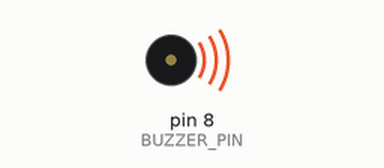
A sketch run on a simulated Arduino Uno, built with avr-gcc and run on an emulated ATmega328P. On the bench: buzzer (waves = sounding).

Above: at 2.1 s.
At 2.52 s:
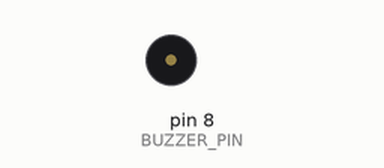
Timing chart, 0 to 6.0 s (numbered marks = the images above):
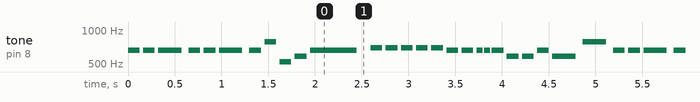

Measured:
- by itself, tone on pin 8 (BUZZER_PIN): plays 659 Hz for 0.13 s, 659 Hz for 0.13 s, 659 Hz for 0.25 s, 659 Hz for 0.13 s, 659 Hz for 0.13 s, 659 Hz for 0.25 s … (652 notes in this stretch)

The sketch:

Xmas.ino
```cpp
#include "pitches.h"

#define BUZZER_PIN 8

int melody[] = {
  NOTE_E5, NOTE_E5, NOTE_E5,
  NOTE_E5, NOTE_E5, NOTE_E5,
  NOTE_E5, NOTE_G5, NOTE_C5, NOTE_D5,
  NOTE_E5,
  NOTE_F5, NOTE_F5, NOTE_F5, NOTE_F5,
  NOTE_F5, NOTE_E5, NOTE_E5, NOTE_E5, NOTE_E5,
  NOTE_E5, NOTE_D5, NOTE_D5, NOTE_E5,
  NOTE_D5, NOTE_G5
};

int durations[] = {
  8, 8, 4,
  8, 8, 4,
  8, 8, 8, 8,
  2,
  8, 8, 8, 8,
  8, 8, 8, 16, 16,
  8, 8, 8, 8,
  4, 4
};

void setup()
{
  pinMode(BUZZER_PIN, OUTPUT);
}

void loop()
{
  int size = sizeof(durations) / sizeof(int);

  for (int note = 0; note < size; note++) {
    //to calculate the note duration, take one second divided by the note type.
    //e.g. quarter note = 1000 / 4, eighth note = 1000/8, etc.
    int duration = 1000 / durations[note];
    tone(BUZZER_PIN, melody[note], duration);

    //to distinguish the notes, set a minimum time between them.
    //the note's duration + 30% seems to work well:
    int pauseBetweenNotes = duration * 1.30;
    delay(pauseBetweenNotes);

    //stop the tone playing:
    noTone(BUZZER_PIN);
  }
}
```

pitches.h
```cpp
/*************************************************

 * Public Constants

 *************************************************/

#define REST      0
#define NOTE_B0  31
#define NOTE_C1  33
#define NOTE_CS1 35
#define NOTE_D1  37
#define NOTE_DS1 39
#define NOTE_E1  41
#define NOTE_F1  44
#define NOTE_FS1 46
#define NOTE_G1  49
#define NOTE_GS1 52
#define NOTE_A1  55
#define NOTE_AS1 58
#define NOTE_B1  62
#define NOTE_C2  65
#define NOTE_CS2 69
#define NOTE_D2  73
#define NOTE_DS2 78
#define NOTE_E2  82
#define NOTE_F2  87
#define NOTE_FS2 93
#define NOTE_G2  98
#define NOTE_GS2 104
#define NOTE_A2  110
#define NOTE_AS2 117
#define NOTE_B2  123
#define NOTE_C3  131
#define NOTE_CS3 139
#define NOTE_D3  147
#define NOTE_DS3 156
#define NOTE_E3  165
#define NOTE_F3  175
#define NOTE_FS3 185
#define NOTE_G3  196
#define NOTE_GS3 208
#define NOTE_A3  220
#define NOTE_AS3 233
#define NOTE_B3  247
#define NOTE_C4  262
#define NOTE_CS4 277
#define NOTE_D4  294
#define NOTE_DS4 311
#define NOTE_E4  330
#define NOTE_F4  349
#define NOTE_FS4 370
#define NOTE_G4  392
#define NOTE_GS4 415
#define NOTE_A4  440
#define NOTE_AS4 466
#define NOTE_B4  494
#define NOTE_C5  523
#define NOTE_CS5 554
#define NOTE_D5  587
#define NOTE_DS5 622
#define NOTE_E5  659
#define NOTE_F5  698
#define NOTE_FS5 740
#define NOTE_G5  784
#define NOTE_GS5 831
#define NOTE_A5  880
#define NOTE_AS5 932
#define NOTE_B5  988
#define NOTE_C6  1047
#define NOTE_CS6 1109
#define NOTE_D6  1175
#define NOTE_DS6 1245
#define NOTE_E6  1319
#define NOTE_F6  1397
#define NOTE_FS6 1480
#define NOTE_G6  1568
#define NOTE_GS6 1661
#define NOTE_A6  1760
#define NOTE_AS6 1865
#define NOTE_B6  1976
#define NOTE_C7  2093
#define NOTE_CS7 2217
#define NOTE_D7  2349
#define NOTE_DS7 2489
#define NOTE_E7  2637
#define NOTE_F7  2794
#define NOTE_FS7 2960
#define NOTE_G7  3136
#define NOTE_GS7 3322
#define NOTE_A7  3520
#define NOTE_AS7 3729
#define NOTE_B7  3951
#define NOTE_C8  4186
#define NOTE_CS8 4435
#define NOTE_D8  4699
#define NOTE_DS8 4978
```
